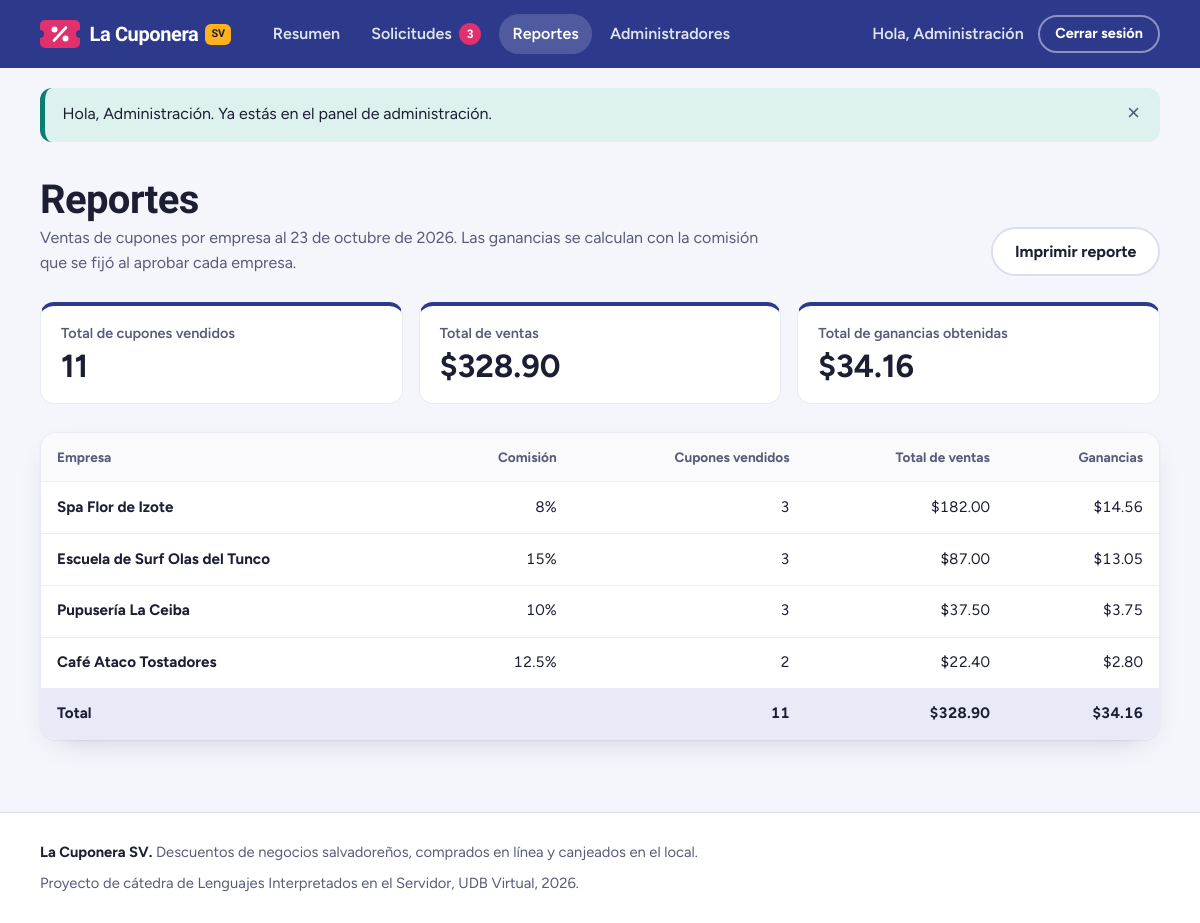
The page /admin/reportes (signed in) on the database its author committed.
### tables this page shows
CREATE TABLE empresas (
    id                  INT UNSIGNED NOT NULL AUTO_INCREMENT,
    nombre              VARCHAR(150) NOT NULL,
    nit                 CHAR(17)     NOT NULL COMMENT 'formato 0000-000000-000-0',
    direccion           VARCHAR(255) NOT NULL,
    telefono            CHAR(9)      NOT NULL COMMENT 'formato 0000-0000',
    correo              VARCHAR(120) NOT NULL,
    usuario             VARCHAR(30)  NOT NULL,
    contrasena          VARCHAR(255) NOT NULL,
    estado              ENUM('pendiente', 'aprobada', 'rechazada') NOT NULL DEFAULT 'pendiente',
    porcentaje_comision DECIMAL(5,2) NULL COMMENT 'se fija al aprobar la solicitud',
    motivo_rechazo      VARCHAR(255) NULL,
    revisado_por        INT UNSIGNED NULL,
    revisado_en         DATETIME     NULL,
    creado_en           DATETIME     NOT NULL DEFAULT CURRENT_TIMESTAMP,
    PRIMARY KEY (id),
    UNIQUE KEY uq_empresa_nit (nit),
    UNIQUE KEY uq_empresa_correo (correo),
    UNIQUE KEY uq_empresa_usuario (usuario),
    KEY idx_empresa_estado (estado),
    CONSTRAINT fk_empresa_revisor FOREIGN KEY (revisado_por)
        REFERENCES administradores (id) ON DELETE SET NULL,
    CONSTRAINT chk_empresa_comision CHECK (porcentaje_comision IS NULL OR (porcentaje_comision > 0 AND porcentaje_comision <= 100))
);

### app/core/helpers.php (called while the page is built, shortened)
<?php
function vista(string $__vista, array $__datos = []): void
{
    extract($__datos, EXTR_SKIP);
    require RAIZ . '/app/views/' . $__vista . '.php';
}
function e($texto): string
{
    return htmlspecialchars((string) $texto, ENT_QUOTES, 'UTF-8');
}
function dinero($monto): string
{
    return '$' . number_format((float) $monto, 2);
}
function porcentaje($valor): string
{
    $texto = number_format((float) $valor, 2);
    return rtrim(rtrim($texto, '0'), '.') . '%';
}
function fecha_larga(?string $fecha): string
{
    $meses = ['enero', 'febrero', 'marzo', 'abril', 'mayo', 'junio', 'julio',
              'agosto', 'septiembre', 'octubre', 'noviembre', 'diciembre'];
    $momento = strtotime($fecha);
    return date('j', $momento) . ' de ' . $meses[date('n', $momento) - 1] . ' de ' . date('Y', $momento);
}

### app/controllers/ReporteController.php (called while the page is built, shortened)
<?php
class ReporteController extends Controller
{
    public function index(): void
    {
        $empresas = (new Reporte())->porEmpresa();
        $totales = ['cupones' => 0, 'ventas' => 0.0, 'ganancias' => 0.0];
        foreach ($empresas as $fila) {
            $totales['cupones'] += (int) $fila['cupones_vendidos'];
            $totales['ventas'] += (float) $fila['total_ventas'];
            $totales['ganancias'] += (float) $fila['ganancias'];
        }
        vista('admin/reportes', [
            'titulo' => 'Reportes',
            'empresas' => $empresas,
            'totales' => $totales,
        ]);
    }
}

### index.php (called while the page is built, shortened)
<?php
require RAIZ . '/app/core/helpers.php';
spl_autoload_register(function ($clase) {
    foreach (['core', 'controllers', 'models'] as $carpeta) {
        $archivo = RAIZ . "/app/$carpeta/$clase.php";
        if (is_file($archivo)) {
            return;
        }
    }
});
$router = new Router();
$router->despachar($_SERVER['REQUEST_METHOD'] ?? 'GET', ruta_actual());

### app/core/Database.php (called while the page is built)
<?php
class Database
{
    private static ?PDO $conexion = null;
    public static function conexion(): PDO
    {
        if (self::$conexion === null) {
            $dsn = sprintf('mysql:host=%s;port=%d;dbname=%s;charset=utf8mb4', DB_HOST, DB_PUERTO, DB_NOMBRE);
            self::$conexion = new PDO($dsn, DB_USUARIO, DB_CLAVE, [
                PDO::ATTR_ERRMODE => PDO::ERRMODE_EXCEPTION,
                PDO::ATTR_DEFAULT_FETCH_MODE => PDO::FETCH_ASSOC,
                PDO::ATTR_EMULATE_PREPARES => false,
            ]);
            self::$conexion->exec("SET time_zone = '-06:00'");
        }
        return self::$conexion;
    }
}

### app/models/Modelo.php (called while the page is built, shortened)
<?php
abstract class Modelo
{
    protected PDO $db;
    public function __construct()
    {
        $this->db = Database::conexion();
    }
    protected function filas(string $sql, array $parametros = []): array
    {
        $consulta = $this->db->prepare($sql);
        $consulta->execute($parametros);
        return $consulta->fetchAll();
    }
}

### app/models/Reporte.php (called while the page is built)
<?php
class Reporte extends Modelo
{
    public function porEmpresa(): array
    {
        return $this->filas(
            "SELECT e.id, e.nombre, e.porcentaje_comision,
                    COALESCE(SUM(c.cantidad), 0) AS cupones_vendidos,
                    COALESCE(SUM(c.total), 0) AS total_ventas,
                    ROUND(COALESCE(SUM(c.total), 0) * e.porcentaje_comision / 100, 2) AS ganancias
             FROM empresas e
             LEFT JOIN ofertas o ON o.empresa_id = e.id
             LEFT JOIN compras c ON c.oferta_id = o.id
             WHERE e.estado = 'aprobada'
             GROUP BY e.id, e.nombre, e.porcentaje_comision
             ORDER BY total_ventas DESC, e.nombre"
        );
    }
}

### app/views/admin/reportes.php (the view, shortened to what this page needs)
<div class="contenedor">
    <header class="encabezado-pagina">
        <div>
            <h1>Reportes</h1>
            <p>
                Ventas de cupones por empresa al <?= fecha_larga(date('Y-m-d')) ?>.
                Las ganancias se calculan con la comisión que se fijó al aprobar cada empresa.
            </p>
        </div>
        <button class="boton boton--borde no-imprimir" type="button" data-imprimir>Imprimir reporte</button>
    </header>
    <section class="indicadores" aria-label="Totales generales">
        <div class="indicador">
            <p class="indicador__etiqueta">Total de cupones vendidos</p>
            <p class="indicador__valor"><?= number_format($totales['cupones']) ?></p>
        </div>
        <div class="indicador">
            <p class="indicador__etiqueta">Total de ventas</p>
            <p class="indicador__valor"><?= dinero($totales['ventas']) ?></p>
        </div>
        <div class="indicador">
            <p class="indicador__etiqueta">Total de ganancias obtenidas</p>
            <p class="indicador__valor"><?= dinero($totales['ganancias']) ?></p>
        </div>
    </section>
    <?php if (!$empresas): ?>
        <div class="vacio">
            <h2>Aún no hay datos para mostrar</h2>
            <p>Los reportes aparecen cuando haya empresas aprobadas con ventas.</p>
        </div>
    <?php else: ?>
        <div class="tabla-contenedor">
            <table class="tabla">
                <thead>
                    <tr>
                        <th scope="col">Empresa</th>
                        <th scope="col" class="numero">Comisión</th>
                        <th scope="col" class="numero">Cupones vendidos</th>
                        <th scope="col" class="numero">Total de ventas</th>
                        <th scope="col" class="numero">Ganancias</th>
                    </tr>
                </thead>
                <tbody>
                    <?php foreach ($empresas as $fila): ?>
                        <tr>
                            <th scope="row"><?= e($fila['nombre']) ?></th>
                            <td class="numero"><?= porcentaje($fila['porcentaje_comision']) ?></td>
                            <td class="numero"><?= number_format((int) $fila['cupones_vendidos']) ?></td>
                            <td class="numero"><?= dinero($fila['total_ventas']) ?></td>
                            <td class="numero"><?= dinero($fila['ganancias']) ?></td>
                        </tr>
                    <?php endforeach; ?>
                </tbody>
                <tfoot>
                    <tr>
                        <th scope="row">Total</th>
                        <td></td>
                        <td class="numero"><?= number_format($totales['cupones']) ?></td>
                        <td class="numero"><?= dinero($totales['ventas']) ?></td>
                        <td class="numero"><?= dinero($totales['ganancias']) ?></td>
                    </tr>
                </tfoot>
            </table>
        </div>
    <?php endif; ?>
</div>

### app/core/Router.php (shortened to what this page needs)
<?php
class Router
{
    private array $rutas = [];
    private function agregar(string $metodo, string $patron, string $accion): void
    {
        $expresion = '#^' . preg_replace('#\{[a-z_]+\}#', '(\d+)', $patron) . '$#';
        $this->rutas[] = ['metodo' => $metodo, 'expresion' => $expresion, 'accion' => $accion];
    }
    public function despachar(string $metodo, string $ruta): void
    {
        foreach ($this->rutas as $r) {
            if ($r['metodo'] === $metodo && preg_match($r['expresion'], $ruta, $partes)) {
                array_shift($partes);
                [$clase, $funcion] = explode('@', $r['accion']);
                (new $clase())->$funcion(...$partes);
                return;
            }
        }
    }
}

### assets/css/estilos.css (style rules this page uses)
:root { --anil: #2D3A8C; --anil-hondo: #1F2866; --anil-claro: #E8EAF7; --pitahaya: #E0306E; --pitahaya-hondo: #C21F5A; --mango: #FFB21C; --mango-hondo: #D98E00; --mango-claro: #FFF2D6; --torogoz: #0B7D71; --torogoz-claro: #DDF2EE; --maquilishuat: #F8DCEA; --papel: #F5F6FB; --blanco: #FFFFFF; --tinta: #1C1E33; --tinta-suave: #575B78; --linea: #DCDEEC; --linea-suave: #E9EAF4; --error: #B42335; --error-claro: #FBE5E8; --fuente-titulos: "Bricolage Grotesque", "Segoe UI", system-ui, sans-serif; --fuente-texto: "Figtree", "Segoe UI", system-ui, -apple-system, sans-serif; --ancho: 1160px; --radio: 16px; --radio-campo: 10px; --sombra-suave: 0 1px 2px rgba(28, 30, 51, .06), 0 10px 30px -18px rgba(31, 40, 102, .35); --alto-barra: 68px; }
*, *::before, *::after { box-sizing: border-box; }
html { -webkit-text-size-adjust: 100%; scroll-padding-top: calc(var(--alto-barra) + 16px); }
body { margin: 0; font-family: var(--fuente-texto); font-size: 1rem; line-height: 1.55; color: var(--tinta); background: var(--papel); min-height: 100vh; display: flex; flex-direction: column; }
h1, h2, h3 { font-family: var(--fuente-titulos); line-height: 1.1; letter-spacing: -0.015em; margin: 0 0 .5em; color: var(--tinta); }
h1 { font-size: clamp(2rem, 1.4rem + 2.6vw, 3.3rem); font-weight: 800; }
p { margin: 0 0 1em; }
.contenedor { width: 100%; max-width: var(--ancho); margin: 0 auto; padding: 0 1.25rem; }
.boton { display: inline-flex; align-items: center; justify-content: center; gap: .5rem; font: inherit; font-weight: 700; line-height: 1.2; text-align: center; text-decoration: none; padding: .8rem 1.35rem; border-radius: 999px; border: 2px solid transparent; cursor: pointer; transition: background-color .15s ease, color .15s ease, border-color .15s ease; }
.boton--borde { background: var(--blanco); border-color: var(--linea); color: var(--tinta); }
.encabezado-pagina { display: flex; flex-wrap: wrap; align-items: flex-end; justify-content: space-between; gap: 1rem 2rem; padding: 2.25rem 0 1.6rem; }
.encabezado-pagina h1 { font-size: clamp(1.8rem, 1.4rem + 1.5vw, 2.5rem); margin: 0 0 .3rem; }
.encabezado-pagina p { margin: 0; color: var(--tinta-suave); max-width: 46rem; }
.indicadores { display: grid; grid-template-columns: repeat(auto-fit, minmax(200px, 1fr)); gap: 1rem; margin-bottom: 1.75rem; }
.indicador { background: var(--blanco); border: 1px solid var(--linea-suave); border-top: 4px solid var(--anil); border-radius: 14px; padding: 1.05rem 1.25rem 1.15rem; }
.indicador__etiqueta { margin: 0 0 .3rem; font-size: .9rem; font-weight: 600; color: var(--tinta-suave); }
.indicador__valor { margin: 0; font-family: var(--fuente-texto); font-weight: 700; font-size: 2rem; line-height: 1.1; }
.tabla-contenedor { overflow-x: auto; background: var(--blanco); border: 1px solid var(--linea-suave); border-radius: 16px; box-shadow: var(--sombra-suave); }
.tabla { width: 100%; border-collapse: collapse; font-size: .95rem; }
.tabla th, .tabla td { padding: .85rem 1rem; text-align: left; vertical-align: middle; border-bottom: 1px solid #ECEDF5; }
.tabla thead th { background: #FAFAFD; font-size: .85rem; font-weight: 700; color: var(--tinta-suave); white-space: nowrap; }
.tabla tbody th { font-weight: 700; }
.tabla tbody tr:last-child td, .tabla tbody tr:last-child th { border-bottom: 0; }
.tabla tfoot th, .tabla tfoot td { background: var(--anil-claro); font-weight: 700; border-bottom: 0; }
.tabla .numero { text-align: right; font-variant-numeric: tabular-nums; white-space: nowrap; }

### rows shown on the page
empresas: nombre "Spa Flor de Izote", porcentaje_comision "8%", cupones_vendidos "3", total_ventas "$182.00", ganancias "$14.56"
empresas: nombre "Escuela de Surf Olas del Tunco", porcentaje_comision "15%", cupones_vendidos "3", total_ventas "$87.00", ganancias "$13.05"
empresas: nombre "Pupusería La Ceiba", porcentaje_comision "10%", cupones_vendidos "3", total_ventas "$37.50", ganancias "$3.75"
empresas: nombre "Café Ataco Tostadores", porcentaje_comision "12.5%", cupones_vendidos "2", total_ventas "$22.40", ganancias "$2.80"

### other values the page prints
$pendientesNav "3"
$mensaje['mensaje'] "Hola, Administración. Ya estás en el panel de administración."
$totales['cupones'] "11"
dinero($totales['ventas']) "$328.90"
dinero($totales['ganancias']) "$34.16"
